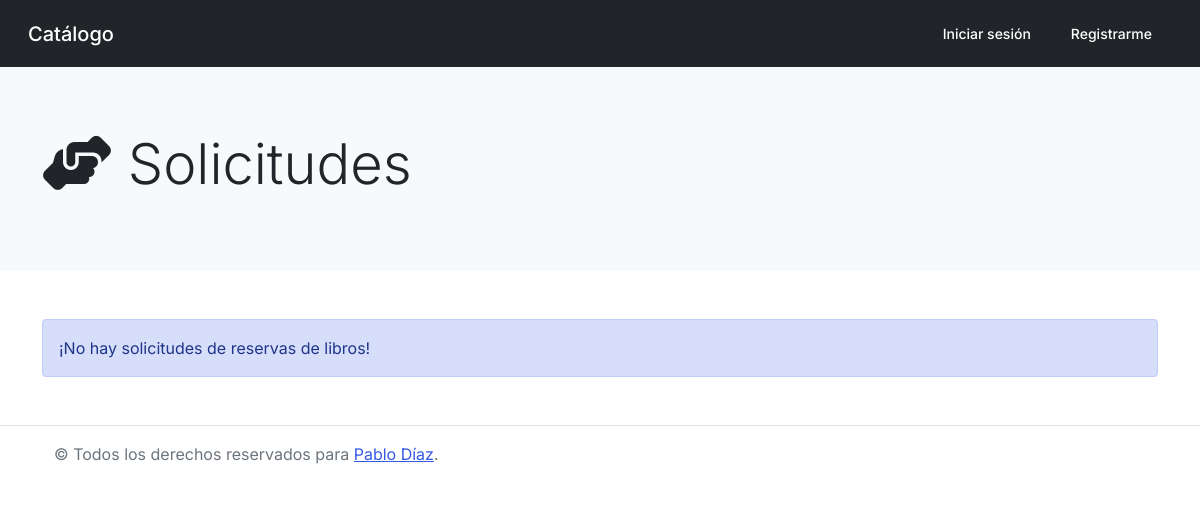
Page /catalogo/solicitudes/ on the earlier database version.
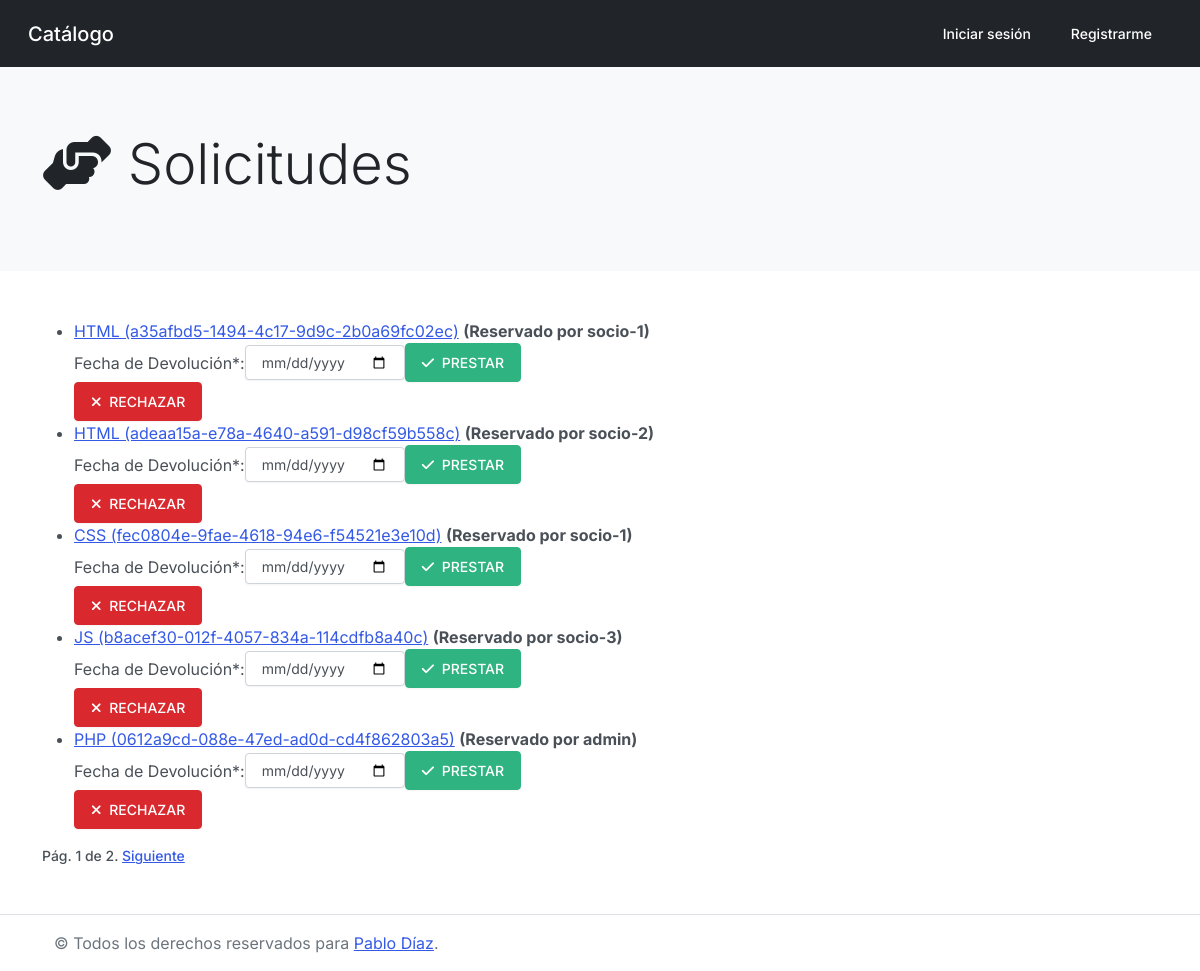
Same page on the later database version.
### catalogo/models.py (models this page shows, shortened)
class Ejemplar(models.Model):
    id = models.UUIDField(primary_key=True, default=uuid.uuid4, help_text="ID único para este libro particular en toda la biblioteca")
    libro = models.ForeignKey(Libro, on_delete=models.SET_NULL, null=True)
    fechaDevolucion = models.DateField(null=True, blank=True)
    ESTADO_EJEMPLAR = (
        ('m', 'en Mantenimiento'),
        ('p', 'Prestado'),
        ('d', 'Disponible'),
        ('r', 'Reservado'),
    )
    estado = models.CharField(max_length=1, choices=ESTADO_EJEMPLAR, default='d', help_text='Disponibilidad del Ejemplar')
    usuario = models.ForeignKey(CustomUser, on_delete=models.SET_NULL, null=True, blank=True)
    def __str__(self):
        return '%s (%s)' % (self.libro, self.id)
    class Meta:
        ordering = ['libro', 'fechaDevolucion']
        permissions = (("can_reserve_a_copy", "Puede reservar ejemplar"), ("can_cancel_reservation", "Puede cancelar reserva"), ("can_view_my_loans", "Puedo ver mis prestamos"))

class Libro(models.Model):
    titulo = models.CharField(max_length=200)
    autor = models.ForeignKey(Autor, on_delete=models.SET_NULL, null=True)
    resumen = models.TextField(max_length=1000, help_text="Ingrese un resumen del libro")
    isbn = models.CharField('ISBN',max_length=13, help_text='13 Caracteres (<a href="https://www.isbninternational.org/content/what-isbn">ISBN number</a>)')
    genero = models.ManyToManyField(Genero, help_text="Seleccione un género (o varios) para el libro")
    idioma = models.ForeignKey(Idioma, on_delete=models.SET_NULL, null=True)
    image=models.ImageField(upload_to='catalogo/upload/img', default='catalogo/upload/img/default-libro.jpg')
    def muestra_genero(self):
        return ', '.join([genero.nombre for genero in self.genero.all()])
    muestra_genero.short_description = 'Género/s'
    def __str__(self):
        return self.titulo

class CustomUser(AbstractUser):
    email = models.EmailField(_("email address"))
    latitude = models.FloatField(null=True)
    longitude = models.FloatField(null=True)

### catalogo/views.py (the view)
# urls.py: path('solicitudes/', views.RequestsListView.as_view(), name='requests'),
class RequestsListView(generic.ListView):
    model = Ejemplar
    paginate_by = 5
    context_object_name = 'requests'
    template_name ='requests/index.html'
    def get_queryset(self):
        return Ejemplar.objects.filter(estado__exact='r').order_by('fechaDevolucion')

### catalogo/templates/requests/index.html (shortened to what this page needs)
{% extends "base.html" %}
{% block jumbotron %}
{% include "partials/jumbotron.html" with icon="<i class='fas fa-hands-helping'></i>" title="Solicitudes" %}
{% endblock %}
{% block content %}
{% if requests %}
    <ul>
        {% for req in requests %}
            <li class="">
                <a href="{% url 'copy_details' req.id %}">{{ req }}</a>  <span class="font-weight-bold">(Reservado por {{ req.usuario }})</span>
                <form action="{% url 'reserve_approved' req.id %}" method="POST" class="form-inline">
                    <div id="div_id_fechaDevolucion" class="form-group">
                        <label for="id_fechaDevolucion" class="">
                            Fecha de Devolución*:
                        </label>
                        <div>
                            <input type="date" name="fechaDevolucion" class="numberinput form-control" id="id_fechaDevolucion" required>
                        </div>
                    </div>
                    <button class="btn btn-success" type="submit">
                        <i class="fas fa-check mr-1"></i> PRESTAR
                    </button>
                </form>
                <form action="{% url 'reserve_not_approved' req.id %}" method="POST" class="d-inline-block form-inline">
                    <button class="btn btn-danger" type="submit">
                        <i class="fas fa-times mr-1"></i> RECHAZAR
                    </button>
                </form>
            </li>
        {% endfor %}
    </ul>
    {% block pagination %}
        {% if is_paginated %}
            <div class="pagination">
                <span class="page-links">
                    <span class="page-current">
                        Pág. {{ page_obj.number }} de {{ page_obj.paginator.num_pages }}.
                    </span>
                    {% if page_obj.has_next %}
                    <a href="{{ request.path }}?page={{ page_obj.next_page_number }}">Siguiente</a>
                    {% endif %}
                </span>
            </div>
        {% endif %}
    {% endblock %}
{% else %}
    <div class="alert alert-primary" role="alert">
        ¡No hay solicitudes de reservas de libros!
    </div>
{% endif %}
{% endblock %}

### catalogo/templates/base.html (shortened to what this page needs)
<!DOCTYPE html>
<html lang="es">
<head>
    <link rel="stylesheet" href="https://cdnjs.cloudflare.com/ajax/libs/font-awesome/6.1.1/css/all.min.css"/>
    <link rel="stylesheet" href="https://cdn.jsdelivr.net/npm/bootstrap@4.6.1/dist/css/bootstrap.min.css">
    {% load static %}
    <link rel="stylesheet" href="{% static 'css/bootswatch/Zephyr.min.css' %}">
    <link rel="stylesheet" href="{% static 'css/styles.css' %}">
</head>
<body>
    {% include "partials/navbar.html" %}
    {% block jumbotron %}{% endblock %}
    <main class="container mb-5">
        {% block content %}{% endblock %}
    </main>
    {% include "partials/footer.html" %}
</body>
</html>

### catalogo/templates/partials/navbar.html (shortened to what this page needs)
<nav class="navbar navbar-expand-lg  navbar-dark bg-dark">
    <div class="container-fluid">
        <a class="navbar-brand" href="{% url 'index' %}">Catálogo</a>
        <div class="collapse navbar-collapse" id="navbarSupportedContent">
            {% with request.resolver_match.url_name as url_name %}
                    <ul class="navbar-nav ml-auto">
                        {% if user.is_authenticated %}
                            <li class="nav-item {% if url_name == 'requests' %} active {% endif %}">
                                <a class="nav-link" href="{% url 'requests' %}">
                                    Solicitudes <span class="sr-only">(current)</span>
                                </a>
                            </li>
                            <li class="nav-item {% if url_name == 'my_loans' %} active {% endif %}">
                                <a class="nav-link" href="{% url 'my_loans' %}">
                                    Mis Préstamos <span class="sr-only">(current)</span>
                                </a>
                            </li>
                            <li class="nav-item dropdown">
                                <a class="nav-link dropdown-toggle text-capitalize" href="#" id="navbarDropdown" role="button" data-toggle="dropdown" aria-expanded="false">
                                    {{ user.get_username }}
                                </a>
                                <div class="dropdown-menu" aria-labelledby="navbarDropdown">
                                    <a class="dropdown-item" href="{% url 'logout' %}">
                                        Cerrar sesión
                                    </a>
                                </div>
                            </li>
                        {% else %}
                            <li class="nav-item {% if url_name == 'login' %} active {% endif %}">
                                <a class="nav-link" href="{% url 'login' %}">
                                    Iniciar sesión <span class="sr-only">(current)</span>
                                </a>
                            </li>
                            <li class="nav-item {% if url_name == 'register' %} active {% endif %}">
                                <a class="nav-link" href="{% url 'register' %}">
                                    Registrarme <span class="sr-only">(current)</span>
                                </a>
                            </li>
                        {% endif %}
                    </ul>
            {% endwith %}
        </div>
    </div>
</nav>

### catalogo/templates/partials/jumbotron.html (shortened to what this page needs)
<div class="jumbotron jumbotron-fluid bg-light border-bottom border-light mb-5">
    <div class="container">
        <h1 class="display-4">{{ icon }} {{ title }}</h1>
    </div>
</div>

### catalogo/templates/partials/footer.html
<footer class="container-fluid">
    <div class="row">
        <div class="col-sm-12 border-top py-3">
            <div class="container">
                <span class="text-muted">
                    &#169; Todos los derechos reservados para <a href="mailto:dzpablo96@gmail.com">Pablo Díaz</a>.
                </span>
            </div>
        </div>
    </div>
</footer>

Differences in the rows shown:
added Ejemplar: libro+id "HTML (a35afbd5-1494-4c17-9d9c-2b0a69fc02ec)", usuario "socio-1"
added Ejemplar: libro+id "HTML (adeaa15a-e78a-4640-a591-d98cf59b558c)", usuario "socio-2"
added Ejemplar: libro+id "CSS (fec0804e-9fae-4618-94e6-f54521e3e10d)", usuario "socio-1"
added Ejemplar: libro+id "JS (b8acef30-012f-4057-834a-114cdfb8a40c)", usuario "socio-3"
added Ejemplar: libro+id "PHP (0612a9cd-088e-47ed-ad0d-cd4f862803a5)", usuario "admin"
Other differences:
{{ page_obj.number }}: (not shown) → "1"
{{ page_obj.paginator.num_pages }}: (not shown) → "2"
text no longer shown: "¡No hay solicitudes de reservas de libros!"
text now shown: "Pág. de . Siguiente"
